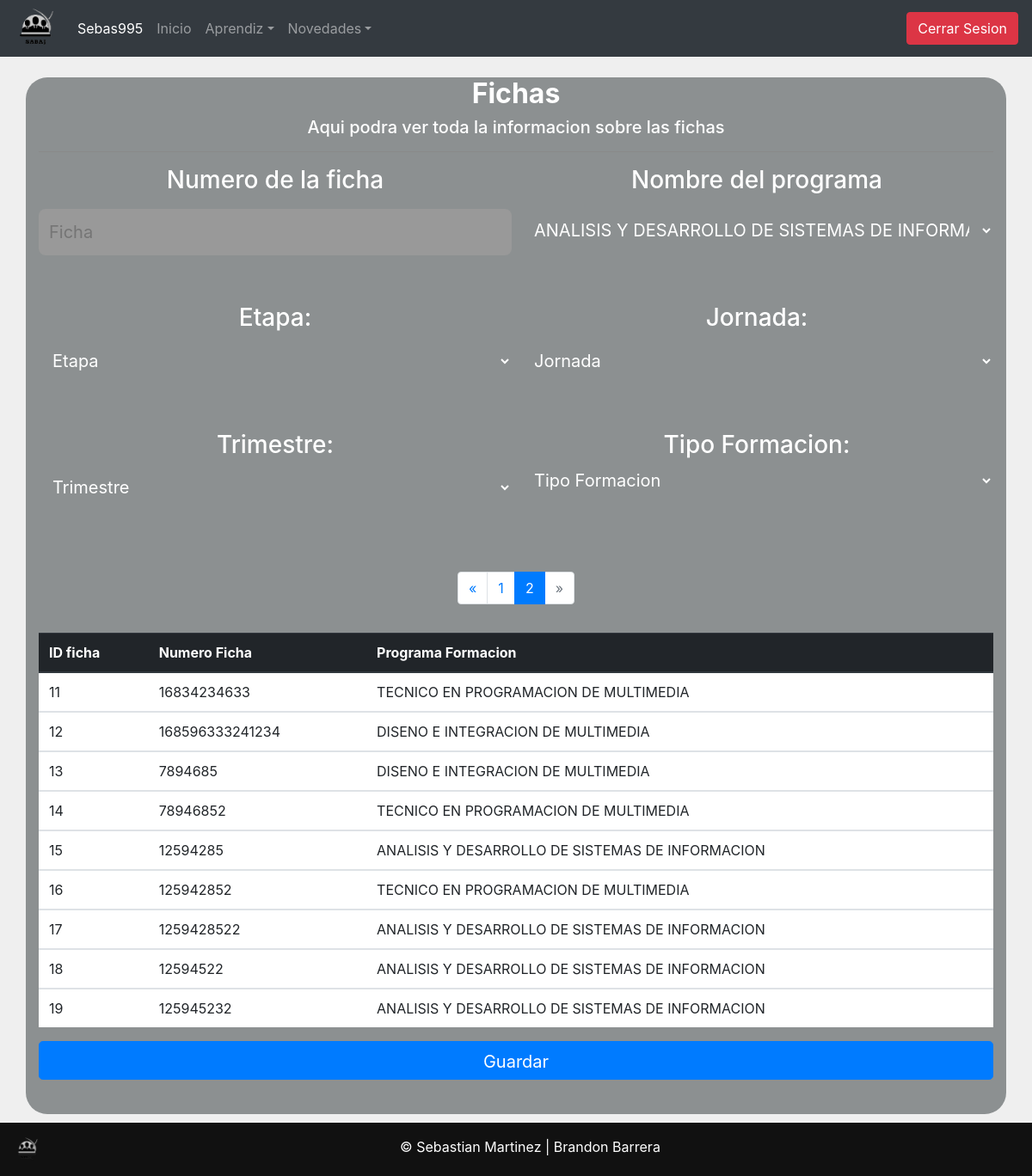
Screenshot of /4 - trimestre/SABAJ/proyecto/vistas/consultar.php?aprendices=fichas&page=2 (signed in) with the database file from the repository.
### tables this page shows
CREATE TABLE IF NOT EXISTS `ficha` (
  `id_ficha` int(20) NOT NULL AUTO_INCREMENT,
  `numero_ficha` char(15) DEFAULT NULL,
  `id_programa` int(10) DEFAULT NULL,
  `id_jornada` int(15) DEFAULT '0',
  `id_trimestre` int(15) DEFAULT '0',
  `id_etapa` int(15) DEFAULT '0',
  `id_tipo_formacion` int(15) DEFAULT '0',
  PRIMARY KEY (`id_ficha`),
  KEY `id_programa` (`id_programa`),
  KEY `id_etapa` (`id_etapa`),
  KEY `id_jornada` (`id_jornada`),
  KEY `id_trimestre` (`id_trimestre`),
  KEY `id_tipo_formacion` (`id_tipo_formacion`)
);

CREATE TABLE IF NOT EXISTS `programa_formacion` (
  `id_programa` int(10) NOT NULL AUTO_INCREMENT,
  `nombre_programa` varchar(150) DEFAULT '000000',
  PRIMARY KEY (`id_programa`)
);

### 4 - trimestre/SABAJ/proyecto/models/ficha.php (called while the page is built, shortened)
<?php
class Ficha extends Aprendiz
{
  public static function verFicha(){
      require_once '../controladores/Zebra_Pagination-master/Zebra_Pagination.php';
      $fic=Conexion::conectar('localhost','proyecto','root','');
      $that=$fic->prepare("SELECT COUNT(*) as cantidad FROM ficha");
      $that->execute();
      $t=$that->fetch(PDO::FETCH_ASSOC);
      $result=9;
      $paginacion=new Zebra_Pagination();
      $paginacion->records($t['cantidad']);
      $paginacion->records_per_page($result);
  	$ficha=$fic->prepare("SELECT * FROM ficha INNER JOIN programa_formacion ON ficha.id_programa=programa_formacion.id_programa
                                              ORDER BY id_ficha ASC LIMIT " . (($paginacion->get_page() - 1) * $result).",". $result);
  	$ficha->execute();
  	return $ficha;
  }
}
?>

### 4 - trimestre/SABAJ/proyecto/vistas/formularios/fichas.php (the view, shortened to what this page needs)
<br>
<?php require_once '../models/ficha.php'; ?>
<div class="container">
	<div class="form-group">
	<h2 class="formulario__titulo" style="color:#FFF; top:50%;">
		<b>Fichas</b>
		<br/>
	</h2>
	<h5 class="fin">
		<center>Aqui podra ver toda la informacion sobre las fichas</center>
	</h5>
	</div>
	<hr color="#999999">
	<form action="../controladores/fichas_.php" method="post">
	<div class="form-row">
		<div class="form-group col-md-6">
		<h3><p>Numero de la ficha</p></h3>
			<input type="text" name="n_ficha" onkeypress="return justNumbers(event);" class="input_reg" placeholder="Ficha" style="background-color: #999999" required>
		</div>
		<div class="form-group col-md-6">
			<h3>
				<p>Nombre del programa</p>
			</h3>
		<select name="programa" class="select_reg">
			<?php
				$fic=Conexion::conectar('localhost','proyecto','root','');
				$fi=$fic->query("SELECT * from programa_formacion");
				while ($row=$fi->fetch(PDO::FETCH_ASSOC)) {
					echo "<option value=\"$row[id_programa]\">$row[nombre_programa]</option>";
				}
			?>
			</select>
		</div>
	</div>
<div class="form-row">
	<div class="form-group col-md-6" id="estapa">
		<h3>Etapa:</h3>
			<select name="etapa" class="select_reg" id="etapa" onchange="mostrarEtapa(this.value)" required>
				<option value="" disabled selected>Etapa</option>
			</select>
		</div>
	<div class="form-group col-md-6">
		<div id="demasCosas">
			<h3>Jornada:</h3>
				<select name="jornada" class="select_reg" id="jornada">
					<option value="" disabled selected>Jornada</option>
				</select>
			</div>
		</div>
	</div>
<div class="form-row">
	<div class="form-group col-md-6">
		<div id="demasCosas2">
			<h3>Trimestre:</h3>
				<select name="trimestre" class="select_reg" id="trimestre">
					<option value="" disabled selected>Trimestre</option>
				</select>
			</div>
		</div>
	<div class="form-group col-md-6">
		<div id="demasCosas3">
			<h3>Tipo Formacion:
				<select name="tipo_formacion" class="select_reg">
					<option value="" disabled selected>Tipo Formacion</option>
				</select>
			</h3>
		</div>
	</div>
</div>
	<div class="form-group">
		<table align="center">
			<tr>
				<td><?php  $ficha=Ficha::verFicha(); ?></td>
			</tr>
		</table>
	</div>
<table class="table">
			<thead class="thead-dark">
				<th>ID ficha</th>
				<th>Numero Ficha</th>
				<th>Programa Formacion</th>
			</thead>
<?php foreach ($ficha as $row): ?>
	<tbody>
		<tr bgcolor= "#FFF" >
			<td><?php echo $row['id_ficha'];?></td>
			<td><?php echo $row['numero_ficha'];?></td>
			<td>
				<?php
				 	echo $row['nombre_programa'];
				 ?>
			</td>
		</tr>
	</tbody>
<?php endforeach ?>
</table>
		<div class="form-group">
			<input type="submit" value="Guardar" class="btn btn-primary btn-lg btn-block">
		</div>
		</form>
	<br>
</div>
<br>
<br>
<br>

### rows the page displays
ficha: id_ficha "11", numero_ficha "16834234633", id_programa.nombre_programa "TECNICO EN PROGRAMACION DE MULTIMEDIA"
ficha: id_ficha "12", numero_ficha "168596333241234", id_programa.nombre_programa "DISENO E INTEGRACION DE MULTIMEDIA"
ficha: id_ficha "13", numero_ficha "7894685", id_programa.nombre_programa "DISENO E INTEGRACION DE MULTIMEDIA"
ficha: id_ficha "14", numero_ficha "78946852", id_programa.nombre_programa "TECNICO EN PROGRAMACION DE MULTIMEDIA"
ficha: id_ficha "15", numero_ficha "12594285", id_programa.nombre_programa "ANALISIS Y DESARROLLO DE SISTEMAS DE INFORMACION"
ficha: id_ficha "16", numero_ficha "125942852", id_programa.nombre_programa "TECNICO EN PROGRAMACION DE MULTIMEDIA"
ficha: id_ficha "17", numero_ficha "1259428522", id_programa.nombre_programa "ANALISIS Y DESARROLLO DE SISTEMAS DE INFORMACION"
ficha: id_ficha "18", numero_ficha "12594522", id_programa.nombre_programa "ANALISIS Y DESARROLLO DE SISTEMAS DE INFORMACION"
ficha: id_ficha "19", numero_ficha "125945232", id_programa.nombre_programa "ANALISIS Y DESARROLLO DE SISTEMAS DE INFORMACION"

### other values shown
$_COOKIE['usuario'] "Sebas995"
$this->_properties['previous'] "«"
$this->_properties['next'] "»"
form field programa "ANALISIS Y DESARROLLO DE SISTEMAS DE INFORMACION"
